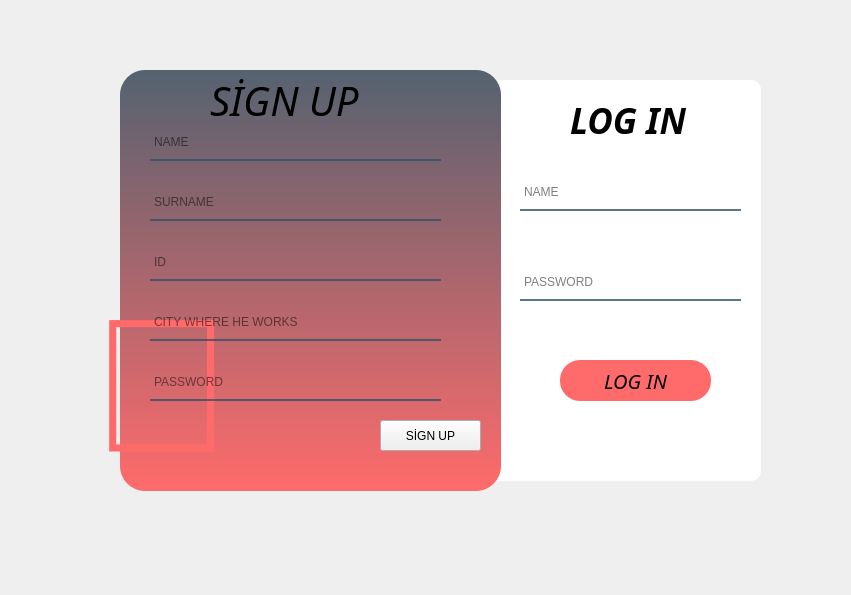
<?xml version="1.0" encoding="UTF-8"?>
<ui version="4.0">
 <class>loginpage</class>
 <widget class="QWidget" name="loginpage">
  <property name="geometry">
   <rect>
    <x>0</x>
    <y>0</y>
    <width>851</width>
    <height>595</height>
   </rect>
  </property>
  <property name="windowTitle">
   <string>Form</string>
  </property>
  <widget class="QWidget" name="widget" native="true">
   <property name="geometry">
    <rect>
     <x>100</x>
     <y>70</y>
     <width>681</width>
     <height>451</height>
    </rect>
   </property>
   <property name="styleSheet">
    <string notr="true">QPushButton#pushButton{
background-color:rgba(85, 98, 112, 255);
 color:rgba(255, 255, 255, 200);
border-radius: 15px;
}
QPushButton#pushButton:pressed{
padding-left:5px;
padding-top: 5px;
background-color:rgba(255, 107, 107, 255);
background-position:calc(100% - 10px)center;
}
 QPushButton#pushButton:hover{
background-color:rgba(255, 107, 107, 255);
}</string>
   </property>
   <widget class="QLabel" name="label">
    <property name="geometry">
     <rect>
      <x>350</x>
      <y>10</y>
      <width>311</width>
      <height>401</height>
     </rect>
    </property>
    <property name="styleSheet">
     <string notr="true">background-color:rgba(255,255,255,255);
border-radius:10px;</string>
    </property>
    <property name="text">
     <string/>
    </property>
   </widget>
   <widget class="QLabel" name="label_2">
    <property name="geometry">
     <rect>
      <x>20</x>
      <y>0</y>
      <width>381</width>
      <height>421</height>
     </rect>
    </property>
    <property name="styleSheet">
     <string notr="true">background-color: qlineargradient(spread:pad, x1:0, y1:0, x2:0, y2:1, stop:0 rgba(85, 98, 112, 255), stop:1 rgba(255,107, 107, 255));
border-radius:25px;</string>
    </property>
    <property name="text">
     <string/>
    </property>
   </widget>
   <widget class="QLabel" name="label_3">
    <property name="geometry">
     <rect>
      <x>470</x>
      <y>30</y>
      <width>151</width>
      <height>41</height>
     </rect>
    </property>
    <property name="font">
     <font>
      <family>Monotype Corsiva</family>
      <pointsize>26</pointsize>
      <weight>75</weight>
      <italic>true</italic>
      <bold>true</bold>
      <underline>false</underline>
      <strikeout>false</strikeout>
     </font>
    </property>
    <property name="text">
     <string>LOG IN</string>
    </property>
   </widget>
   <widget class="QLineEdit" name="yonetici_id_texti">
    <property name="geometry">
     <rect>
      <x>420</x>
      <y>110</y>
      <width>221</width>
      <height>31</height>
     </rect>
    </property>
    <property name="styleSheet">
     <string notr="true">background-color:rgba(0,0,0,0);
border:2px solid rgba(0,0,0,0);
border-bottom-color:rgba(46,82,101,200);
color:rgb(0,0,0);
padding-bottom:7px;</string>
    </property>
    <property name="alignment">
     <set>Qt::AlignLeading|Qt::AlignLeft|Qt::AlignVCenter</set>
    </property>
    <property name="dragEnabled">
     <bool>false</bool>
    </property>
    <property name="placeholderText">
     <string>NAME</string>
    </property>
   </widget>
   <widget class="QLineEdit" name="yonetici_sifre_texti">
    <property name="geometry">
     <rect>
      <x>420</x>
      <y>200</y>
      <width>221</width>
      <height>31</height>
     </rect>
    </property>
    <property name="styleSheet">
     <string notr="true">background-color:rgba(0,0,0,0);
border:2px solid rgba(0,0,0,0);
border-bottom-color:rgba(46,82,101,200);
color:rgb(0,0,0);
padding-bottom:7px;</string>
    </property>
    <property name="alignment">
     <set>Qt::AlignLeading|Qt::AlignLeft|Qt::AlignVCenter</set>
    </property>
    <property name="dragEnabled">
     <bool>false</bool>
    </property>
    <property name="placeholderText">
     <string>PASSWORD</string>
    </property>
   </widget>
   <widget class="QPushButton" name="yoneticigiris_butonu">
    <property name="geometry">
     <rect>
      <x>460</x>
      <y>290</y>
      <width>151</width>
      <height>41</height>
     </rect>
    </property>
    <property name="font">
     <font>
      <family>Monotype Corsiva</family>
      <pointsize>15</pointsize>
      <italic>true</italic>
      <underline>false</underline>
     </font>
    </property>
    <property name="styleSheet">
     <string notr="true">background-color:rgba(255,107,107,255);
border-radius:20px;</string>
    </property>
    <property name="text">
     <string>LOG IN</string>
    </property>
   </widget>
   <widget class="QLabel" name="label_4">
    <property name="geometry">
     <rect>
      <x>110</x>
      <y>0</y>
      <width>231</width>
      <height>61</height>
     </rect>
    </property>
    <property name="font">
     <font>
      <family>Monotype Corsiva</family>
      <pointsize>30</pointsize>
      <italic>true</italic>
     </font>
    </property>
    <property name="text">
     <string>SİGN UP</string>
    </property>
   </widget>
   <widget class="QLabel" name="label_5">
    <property name="geometry">
     <rect>
      <x>-10</x>
      <y>210</y>
      <width>421</width>
      <height>211</height>
     </rect>
    </property>
    <property name="font">
     <font>
      <pointsize>143</pointsize>
     </font>
    </property>
    <property name="styleSheet">
     <string notr="true">color:rgba(255,107,107,255);</string>
    </property>
    <property name="text">
     <string>🗻</string>
    </property>
   </widget>
   <widget class="QPushButton" name="yonetici_kayit_butonu">
    <property name="geometry">
     <rect>
      <x>280</x>
      <y>350</y>
      <width>101</width>
      <height>31</height>
     </rect>
    </property>
    <property name="text">
     <string>SİGN UP</string>
    </property>
   </widget>
   <widget class="QLineEdit" name="lineEdit">
    <property name="geometry">
     <rect>
      <x>50</x>
      <y>60</y>
      <width>291</width>
      <height>31</height>
     </rect>
    </property>
    <property name="styleSheet">
     <string notr="true">background-color:rgba(0,0,0,0);
border:2px solid rgba(0,0,0,0);
border-bottom-color:rgba(46,82,101,200);
color:rgb(0,0,0);
padding-bottom:7px;
</string>
    </property>
    <property name="placeholderText">
     <string>NAME</string>
    </property>
   </widget>
   <widget class="QLineEdit" name="lineEdit_2">
    <property name="geometry">
     <rect>
      <x>50</x>
      <y>120</y>
      <width>291</width>
      <height>31</height>
     </rect>
    </property>
    <property name="styleSheet">
     <string notr="true">background-color:rgba(0,0,0,0);
border:2px solid rgba(0,0,0,0);
border-bottom-color:rgba(46,82,101,200);
color:rgb(0,0,0);
padding-bottom:7px;
</string>
    </property>
    <property name="placeholderText">
     <string>SURNAME</string>
    </property>
   </widget>
   <widget class="QLineEdit" name="lineEdit_3">
    <property name="geometry">
     <rect>
      <x>50</x>
      <y>180</y>
      <width>291</width>
      <height>31</height>
     </rect>
    </property>
    <property name="styleSheet">
     <string notr="true">background-color:rgba(0,0,0,0);
border:2px solid rgba(0,0,0,0);
border-bottom-color:rgba(46,82,101,200);
color:rgb(0,0,0);
padding-bottom:7px;
</string>
    </property>
    <property name="placeholderText">
     <string>ID</string>
    </property>
   </widget>
   <widget class="QLineEdit" name="lineEdit_4">
    <property name="geometry">
     <rect>
      <x>50</x>
      <y>240</y>
      <width>291</width>
      <height>31</height>
     </rect>
    </property>
    <property name="styleSheet">
     <string notr="true">background-color:rgba(0,0,0,0);
border:2px solid rgba(0,0,0,0);
border-bottom-color:rgba(46,82,101,200);
color:rgb(0,0,0);
padding-bottom:7px;
</string>
    </property>
    <property name="placeholderText">
     <string>CITY WHERE HE WORKS</string>
    </property>
   </widget>
   <widget class="QLineEdit" name="lineEdit_5">
    <property name="geometry">
     <rect>
      <x>50</x>
      <y>300</y>
      <width>291</width>
      <height>31</height>
     </rect>
    </property>
    <property name="styleSheet">
     <string notr="true">background-color:rgba(0,0,0,0);
border:2px solid rgba(0,0,0,0);
border-bottom-color:rgba(46,82,101,200);
color:rgb(0,0,0);
padding-bottom:7px;
</string>
    </property>
    <property name="placeholderText">
     <string>PASSWORD</string>
    </property>
   </widget>
  </widget>
 </widget>
 <resources>
  <include location="res.qrc"/>
 </resources>
 <connections/>
</ui>
